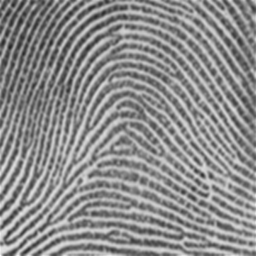
#> input picture Semana3SI/huella.tif, 256 x 256 px
$ python main.py
#> lines starting #> are read from the running program, lines starting #| are printed output that depends on the picture; after the words box and inside, x2 and y2 are one past the last pixel; in counts of white or black regions, pixels touching at a corner belong together
from PIL import Image
import numpy as np

imgGray = Image.open("huella.tif").convert("L")
img = np.array(imgGray)


def adelgazamiento(matriz):
    for i in range(len(matriz) - 2):
        for j in range(len(matriz) - 2):
            M = matriz[i:i + 3, j:j + 3]
            if (sum(M[0, :]) == 0 and sum(M[2, :]) == 3) \
                    or (sum(M[2, :]) == 0 and sum(M[0, :]) == 3) \
                    or (sum(M[:, 0]) == 0 and sum(M[:, 2]) == 3) \
                    or (sum(M[:, 2]) == 0 and sum(M[:, 0]) == 3) \
                    or (int(M[1, 0]) + int(M[2, 1]) == 2 and int(M[0, 1]) + int(M[0, 2]) + int(M[1, 2]) == 0) \
                    or (int(M[1, 0]) + int(M[0, 1]) == 2 and int(M[2, 1]) + int(M[1, 2]) + int(M[2, 2]) == 0) \
                    or (int(M[0, 1]) + int(M[1, 2]) == 2 and int(M[1, 0]) + int(M[2, 1]) + int(M[2, 0]) == 0) \
                    or (int(M[1, 0]) + int(M[2, 1]) == 2 and int(M[0, 1]) + int(M[0, 2]) + int(M[1, 2]) == 0) \
                    or (sum(M[0, :]) + sum(M[:, 2]) + M[1, 0] == 0) \
                    or (sum(M[0, :]) + sum(M[:, 0]) + M[1, 2] == 0):
                M[1, 1] = 0
            for x in range(3):
                for z in range(3):
                    img[x][z] = M[x][z]


def conteo(matriz):
    terminacion = 0
    bifurcacion = 0
    for i in range(len(matriz) - 2):
        for j in range(len(matriz) - 2):
            M = matriz[i:i + 3, j:j + 3]
            if sum(sum(M)) == 2 and int(M[1, 1]) and (int(M[0, 0]) + int(M[2, 0]) + int(M[0, 2]) + int(M[2, 2]) == 1):
                terminacion = terminacion + 1
            elif sum(sum(M)) == 4 and int(M[1, 1]) == 1 and (int(M[0, 0]) + int(M[2, 0]) + int(M[2, 2]) == 3) or (
                    int(M[0, 0]) + int(M[2, 0]) + int(M[0, 2]) == 3) or (
                    int(M[0, 0]) + int(M[0, 2]) + int(M[2, 2]) == 3) or (
                    int(M[0, 2]) + int(M[2, 0]) + int(M[2, 2]) == 3):
                bifurcacion = bifurcacion + 1
    print(f"La imagen tiene {terminacion} terminaciones")
    print(f"La imagen tiene {bifurcacion} bifurcaciones")


for i in range(imgGray.size[0]):
    for j in range(imgGray.size[1]):
        valor = img[i][j]
        if valor > 128:
            img[i][j] = 1
        else:
            img[i][j] = 0
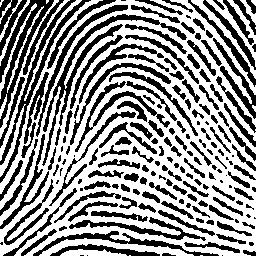
#> img: shape (256, 256); values 0 (black) and 1 (white), 57.4% white; 185 black regions (38 under 20 px), largest, box (x1, y1, x2, y2) and area: (42, 14, 187, 166) 1746, (0, 0, 54, 128) 1624, (0, 0, 91, 183) 1568

for i in range(16):
    print(f"Iteracion {i + 1}")
#> (the run stopped early here; a loop or call above may not have finished)
